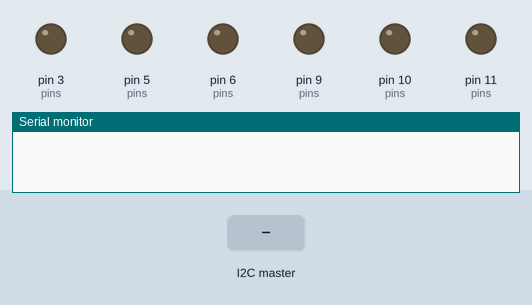
The sketch below on a simulated Arduino Uno, built with avr-gcc and run on an emulated ATmega328P. Parts: output pins drawn as LEDs (lit = HIGH), the last lines printed to the serial monitor. The inputs (shaded band) are chosen by the test bench.

Above: at 1.2 s.
1.3 s: the I2C master sends "A"
At 2.4 s:
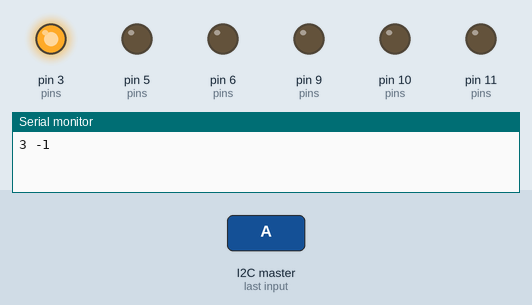
2.8 s: the I2C master sends "B"
At 3.5 s:
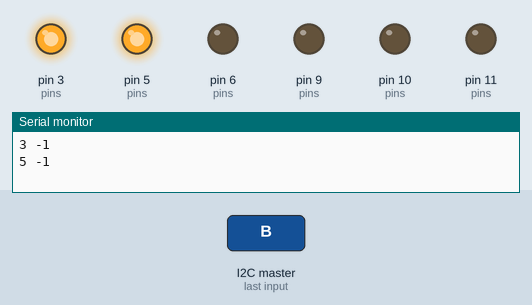
4.3 s: the I2C master sends "C"
At 4.7 s:
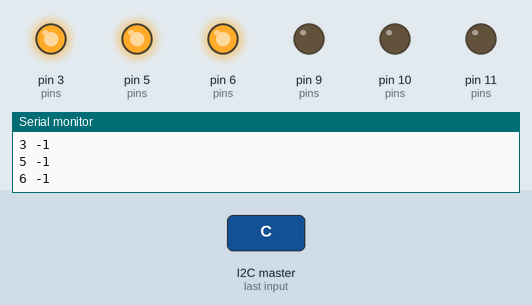
5.8 s: the I2C master sends "D"
At 7.0 s:
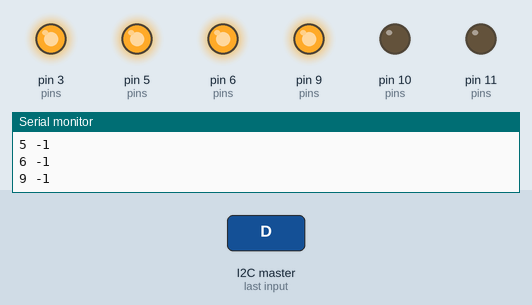
7.3 s: the I2C master sends "E"
At 8.2 s:
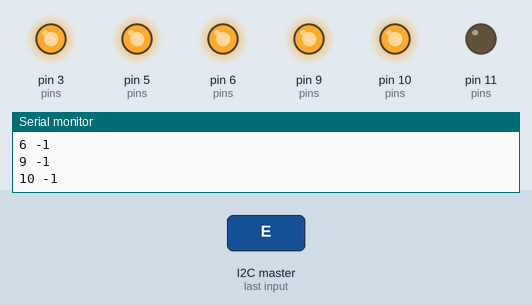
8.8 s: the I2C master sends "F"
At 9.3 s:
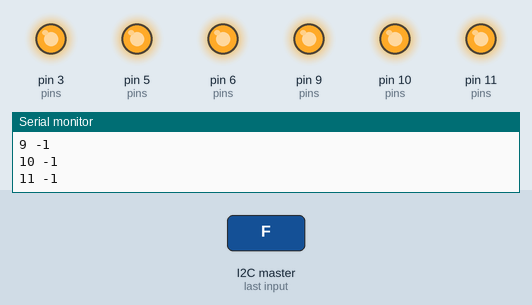
Timing chart, 0 to 11.3 s (numbered marks = the images above; inputs shaded):
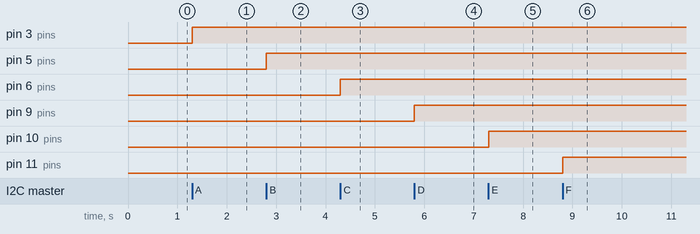

The sketch:

child-controller.ino
```cpp
#include <Wire.h>

String msg = "";
int x = 0;
int pins[][3] = { {3, 5, 6}, {9, 10, 11} };

void setup() {
  Wire.begin(2);
  Wire.onReceive(receiveEvent);

  Serial.begin(9600);
}

void receiveEvent(int bytes) {
  String payload = "";

  char channel = Wire.read();

  int x = Wire.read();

  assignValues(channel, x);
}

void assignValues(char channel, int value) {
  int set_I = 0;

  // Send data to assigned pin //
  switch (channel) {
    case 'A':
      aWrite(3, value);
      break;
    case 'B':
      aWrite(5, value);
      break;
    case 'C':
      aWrite(6, value);
      break;
    case 'D':
      aWrite(9, value);
      break;
    case 'E':
      aWrite(10, value);
      break;
    case 'F':
      aWrite(11, value);
      break;
  }
}

void aWrite(int pin, int value) {
  Serial.print(pin);
  Serial.print(" ");
  Serial.println(value);

  analogWrite(pin, value);
}

void loop() {

}
```

Measured:
- after the input at 1.3 s, pin 3 (pins): LOW → HIGH at once
- after the input at 2.8 s, pin 5 (pins): LOW → HIGH at once
- after the input at 4.3 s, pin 6 (pins): LOW → HIGH at once
- after the input at 5.8 s, pin 9 (pins): LOW → HIGH at once
- after the input at 7.3 s, pin 10 (pins): LOW → HIGH at once
- after the input at 8.8 s, pin 11 (pins): LOW → HIGH at once
